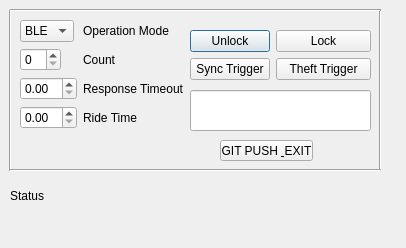
<?xml version="1.0" encoding="UTF-8"?>
<ui version="4.0">
 <class>Dialog</class>
 <widget class="QDialog" name="Dialog">
  <property name="geometry">
   <rect>
    <x>0</x>
    <y>0</y>
    <width>406</width>
    <height>248</height>
   </rect>
  </property>
  <property name="windowTitle">
   <string>Dialog</string>
  </property>
  <widget class="QWidget" name="formLayoutWidget">
   <property name="geometry">
    <rect>
     <x>20</x>
     <y>20</y>
     <width>171</width>
     <height>131</height>
    </rect>
   </property>
   <layout class="QFormLayout" name="formLayout">
    <item row="0" column="0">
     <widget class="QComboBox" name="modeSelector">
      <item>
       <property name="text">
        <string>BLE</string>
       </property>
      </item>
      <item>
       <property name="text">
        <string>KEY</string>
       </property>
      </item>
     </widget>
    </item>
    <item row="0" column="1">
     <widget class="QLabel" name="label">
      <property name="text">
       <string>Operation Mode</string>
      </property>
     </widget>
    </item>
    <item row="1" column="0">
     <widget class="QSpinBox" name="count"/>
    </item>
    <item row="1" column="1">
     <widget class="QLabel" name="label_2">
      <property name="text">
       <string>Count</string>
      </property>
     </widget>
    </item>
    <item row="2" column="0">
     <widget class="QDoubleSpinBox" name="wait_time"/>
    </item>
    <item row="2" column="1">
     <widget class="QLabel" name="label_3">
      <property name="text">
       <string>Response Timeout</string>
      </property>
     </widget>
    </item>
    <item row="3" column="0">
     <widget class="QDoubleSpinBox" name="timeout"/>
    </item>
    <item row="3" column="1">
     <widget class="QLabel" name="label_4">
      <property name="text">
       <string>Ride Time</string>
      </property>
     </widget>
    </item>
   </layout>
  </widget>
  <widget class="Line" name="line">
   <property name="geometry">
    <rect>
     <x>370</x>
     <y>10</y>
     <width>20</width>
     <height>161</height>
    </rect>
   </property>
   <property name="orientation">
    <enum>Qt::Vertical</enum>
   </property>
  </widget>
  <widget class="Line" name="line_2">
   <property name="geometry">
    <rect>
     <x>0</x>
     <y>10</y>
     <width>20</width>
     <height>161</height>
    </rect>
   </property>
   <property name="orientation">
    <enum>Qt::Vertical</enum>
   </property>
  </widget>
  <widget class="Line" name="line_3">
   <property name="geometry">
    <rect>
     <x>10</x>
     <y>0</y>
     <width>371</width>
     <height>20</height>
    </rect>
   </property>
   <property name="orientation">
    <enum>Qt::Horizontal</enum>
   </property>
  </widget>
  <widget class="Line" name="line_4">
   <property name="geometry">
    <rect>
     <x>10</x>
     <y>160</y>
     <width>371</width>
     <height>20</height>
    </rect>
   </property>
   <property name="orientation">
    <enum>Qt::Horizontal</enum>
   </property>
  </widget>
  <widget class="QWidget" name="formLayoutWidget_2">
   <property name="geometry">
    <rect>
     <x>190</x>
     <y>30</y>
     <width>181</width>
     <height>51</height>
    </rect>
   </property>
   <layout class="QFormLayout" name="formLayout_2">
    <item row="0" column="0">
     <widget class="QPushButton" name="unlock">
      <property name="text">
       <string>Unlock</string>
      </property>
     </widget>
    </item>
    <item row="0" column="1">
     <widget class="QPushButton" name="lock">
      <property name="text">
       <string>Lock</string>
      </property>
     </widget>
    </item>
    <item row="1" column="0">
     <widget class="QPushButton" name="sync">
      <property name="text">
       <string>Sync Trigger</string>
      </property>
     </widget>
    </item>
    <item row="1" column="1">
     <widget class="QPushButton" name="theft">
      <property name="text">
       <string>Theft Trigger</string>
      </property>
     </widget>
    </item>
   </layout>
  </widget>
  <widget class="QPushButton" name="exit">
   <property name="geometry">
    <rect>
     <x>220</x>
     <y>140</y>
     <width>93</width>
     <height>21</height>
    </rect>
   </property>
   <property name="text">
    <string>GIT PUSH &amp; EXIT</string>
   </property>
  </widget>
  <widget class="QLabel" name="operation_status">
   <property name="geometry">
    <rect>
     <x>10</x>
     <y>170</y>
     <width>361</width>
     <height>51</height>
    </rect>
   </property>
   <property name="text">
    <string>Status</string>
   </property>
  </widget>
  <widget class="QLineEdit" name="input_msg">
   <property name="geometry">
    <rect>
     <x>190</x>
     <y>90</y>
     <width>181</width>
     <height>41</height>
    </rect>
   </property>
  </widget>
 </widget>
 <resources>
  <include location="testing_gui.qrc"/>
 </resources>
 <connections/>
</ui>
